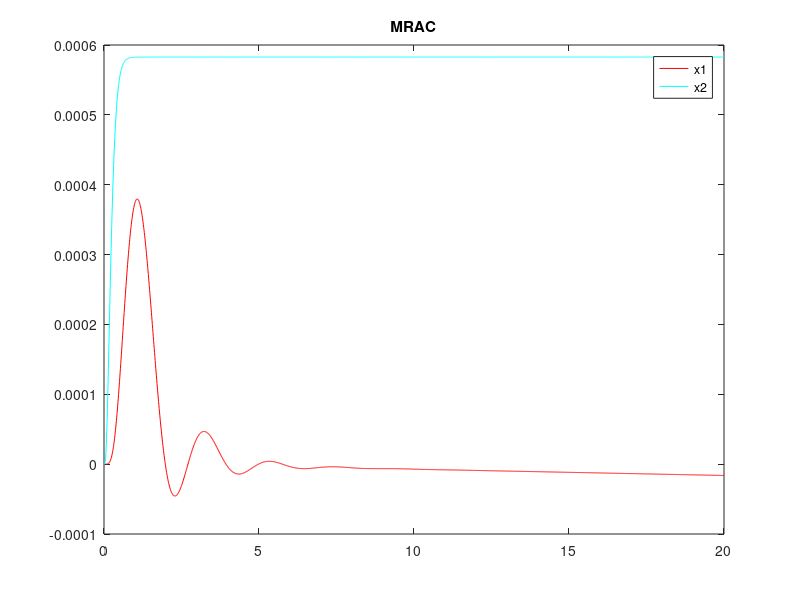

MATLAB code for this plot:
%MRAC
clear;clc;
totaltime=20;
delta=0.01;
totalstep=totaltime/delta;
%select para.
Q=[0.0001 0 0;0 0.0001 0;0 0 1000];
% Q=[1 0 0;0 1 0;0 0 1];
pole=conv([1 13],conv([1 12],[1 11]));
Am=[0 1 0;0 0 1;-pole(4) -pole(3) -pole(2)];bm=1;%model
A=[0 1 0;0 0 1;-12 -4 -3];b=1;%real sys.
P=lyap(Am,Q);
gamma0=1;gamma1=1;gamma2=1;gamma3=1;

%model
xm1(1)=0;xm2(1)=0;xm3(1)=0;
for k=1:totalstep
    r(k)=1;
    xm1_dot(k)=xm2(k);
    xm2_dot(k)=xm3(k);
    xm3_dot(k)=Am(3,1)*xm1(k)+Am(3,2)*xm2(k)+Am(3,3)*xm3(k)+bm*r(k);
    xm1(k+1)=xm1(k)+xm1_dot(k)*delta;
    xm2(k+1)=xm2(k)+xm2_dot(k)*delta;
    xm3(k+1)=xm3(k)+xm3_dot(k)*delta;
end


theta0(1)=0;theta1(1)=0;theta2(1)=0;theta3(1)=0;
x1(1)=0;x2(1)=0;x3(1)=0;
for k=1:totalstep
    
    u(k)=theta0(k)*r(k)+theta1(k)*x1(k)+theta2(k)*x2(k)+theta3(k)*x3(k);
    
    x1_dot(k)=x2(k);
    x2_dot(k)=x3(k);
    x3_dot(k)=A(3,1)*x1(k)+A(3,2)*x2(k)+A(3,3)*x3(k)+1*u(k);
    x1(k+1)=x1(k)+x1_dot(k)*delta;
    x2(k+1)=x2(k)+x2_dot(k)*delta;
    x3(k+1)=x3(k)+x3_dot(k)*delta;
    
    
    e1(k)=xm1(k)-x1(k);
    e2(k)=xm2(k)-x2(k);
    e3(k)=xm3(k)-x3(k);
    zeta(k)=0.5*(P(1,3)*e1(k)+P(2,3)*e2(k)+P(3,3)*e3(k));
    theta0_dot(k)=zeta(k)*r(k)/(b*gamma0);
    theta1_dot(k)=zeta(k)*x1(k)/(b*gamma1);
    theta2_dot(k)=zeta(k)*x2(k)/(b*gamma2);
    theta3_dot(k)=zeta(k)*x3(k)/(b*gamma3);
    
    theta0(k+1)=theta0(k)+theta0_dot(k)*delta;
    theta1(k+1)=theta1(k)+theta1_dot(k)*delta;
    theta2(k+1)=theta2(k)+theta2_dot(k)*delta;
    theta3(k+1)=theta3(k)+theta3_dot(k)*delta;
    
end


plot([0:1:totalstep]*delta,x1,'r');hold on;
% plot([0:1:totalstep]*delta,x2,'b');hold on;
% plot([0:1:totalstep]*delta,x3,'g');hold on;
plot([0:1:totalstep]*delta,xm1,'c');hold on;
% plot([0:1:totalstep]*delta,xm2,'m');hold on;
% plot([0:1:totalstep]*delta,xm3,'y');hold on;
legend('x1','x2','x3','xm1','xm2','xm3');
title('MRAC');